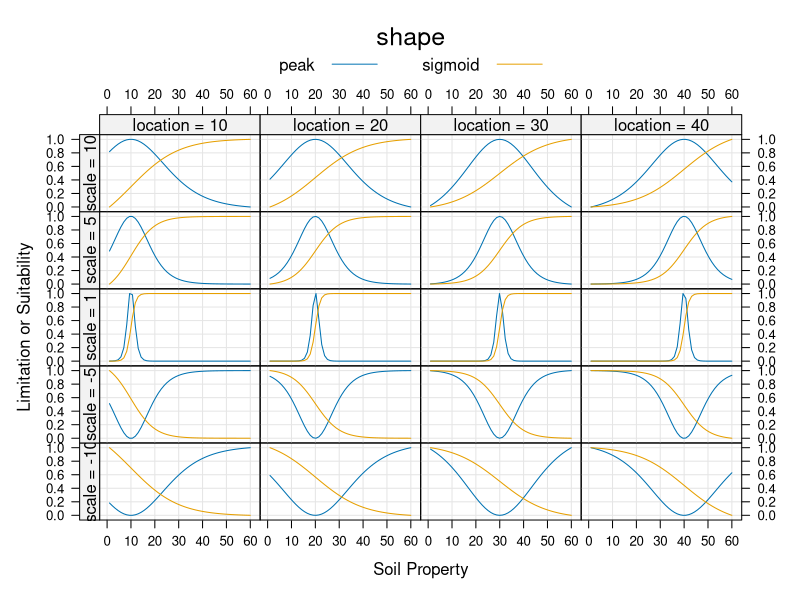
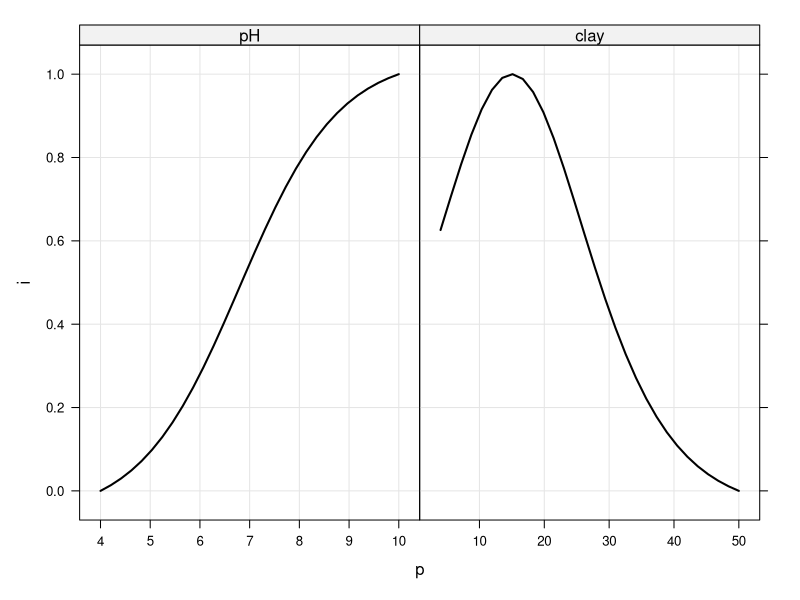

Source code (R) for these figures, in order: (Note: this script raises an error after producing the figures.)
library(latticeExtra)
library(scales)
library(plyr)
library(reshape)
library(mgcv)


# develop a rating ~ property relationship
poperty.rating <- function(min, max, location=0, scale=1, shape='peak', res=100) {
  
  # generate a sequence along property space
  p <- seq(from=min, to=max, length.out=res)
  
  # logistic function
  if(shape == 'peak')
    i <- dlogis(p, location=location, scale=abs(scale))
  
  # sigmoid shape
  else if(shape == 'sigmoid') 
    i <- plogis(p, location=location, scale=abs(scale))
  
  # catch typos
  else
    stop('must specify `peak` or `sigmoid`', call.=FALSE)
  
  # rescale result to [0,1]
  i.real <- rescale(i, to=c(0, 1))
  
  # flip direction
  if(sign(scale) == -1)
    i.real <- 1 - i.real
  
  return(data.frame(p=p, i=i.real))
}


# generate some fake data to illustrate use of location/scale parameters
d <- expand.grid(min=1, max=60, location=seq(10, 40, by=10), scale=c(-10, -5, 1, 5, 10), shape=c('peak','sigmoid'))

# generate ratings
x <- ddply(d, c('shape', 'location', 'scale'), function(i) poperty.rating(min=i$min, max=i$max, location=i$location, scale=i$scale, shape=i$shape, res=50))

# convert factors, fix labels
x$shape <- factor(x$shape)
x$location <- factor(x$location, labels=paste('location =', unique(x$location)))
x$scale <- factor(x$scale, labels=paste('scale =', unique(x$scale)))

# plot effects of location and scale, update to outer-style strips
pp <- xyplot(i ~ p | location + scale, data=x, groups=shape, type=c('l','g'), auto.key=list(lines=TRUE, points=FALSE, columns=2, title='shape'), scales=list(alternating=3), ylab='Limitation or Suitability', xlab='Soil Property')
useOuterStrips(pp)



# generate some ratings
pH <- poperty.rating(min=4, max=10, location=6.8, shape='sigmoid', res=30)
clay <- poperty.rating(min=4, max=50, location=15, scale=8, shape='peak', res=30)

# stack-up and plot ratings vs. propertiems
xyplot(i ~ p | which , data=make.groups(pH, clay), type=c('l', 'g'), scales=list(x=list(relation='free')), col='black', lwd=2)


# interaction
cols <- colorRampPalette(brewer.pal(8, 'Spectral'))

m <- pH$i %o% clay$i
levelplot(m, row.values=pH$p, column.values=clay$p, aspect='fill', xlab='Soil Property A', ylab='Soil Property B', col.regions=cols)



###
### use for 2015 SSSA talk
###

# generate some ratings
pH <- poperty.rating(min=4, max=10, location=6.8, shape='peak', res=30)
clay <- poperty.rating(min=4, max=50, location=30, scale=-8, shape='sigmoid', res=30)
Db <- poperty.rating(min=0.8, max=2.4, location=1.2, scale=0.5, shape='peak', res=5)

# stack-up and plot ratings vs. propertiems
xyplot(i ~ p | which , data=make.groups(pH, clay, Db), type=c('l', 'g'), scales=list(x=list(relation='free')), col='black', lwd=2)

col.list <- c(grey(c(0.5,0.9)), brewer.pal(9, 'Spectral')[-c(1,2)], 'purple')
cols <- colorRampPalette(col.list, space='Lab', interpolate='linear')

m <- pH$i %o% clay$i %o% Db$i
# dimnames(m) <- list(pH$p, clay$p, c('Db < 1 g/cc', 'Db 1.2 g/cc', 'Db 1.6 g/cc', 'Db 2.0 g/cc', 'Db > 2.4 g/cc'))
dimnames(m) <- list(pH$p, clay$p, c('Low Density', 'Ideal Density', 'Slight Compaction', 'Moderate Compaction', 'High Compaction'))

# annotate with values at closest to named pH values
pH.value <- sapply(c(5, 7, 9), function(i) which.min(abs(pH$p - i)))
pH.value.label <- round(pH$p[pH.value])

# locate values where suitability is closest to select fuzzy or real values
# clay.value <- sapply(c(0.25, 0.75, .99), function(i) which.min(abs(clay$i - i)))
clay.value <- sapply(c(8,18,35), function(i) which.min(abs(clay$p - i)))
clay.value.label <- round(clay$p[clay.value])  

png(file='interp-simulation.png', width=2400, height=900, antialias = 'cleartype', res=120)
levelplot(m, as.table=TRUE, main=list('Soil Suitability Rating', cex=2), aspect='fill', xlab=list('Soil pH', cex=2), ylab=list('Clay Content (%)', cex=2), col.regions=cols, cuts=100, scales=list(x=list(alternating=1, at=pH.value, label=pH.value.label, cex=1.5), y=list(alternating=3, at=clay.value, label=clay.value.label, cex=1.5)), colorkey=list(space='top', labels=list(cex=2)), strip=strip.custom(bg='white'), par.strip.text=list(cex=1.5), par.settings=list(layout.heights=list(key.axis.padding=1)), layout=c(5,1), panel=function(x, ...){
  panel.levelplot(x=x, ...)
  panel.abline(h=clay.value, v=pH.value, lty=3)
}) + contourplot(m, at=c(0.05, 0.15, 0.55, 0.85), label.stye='align', labels=list(labels=c('unsuited','poor', 'moderate', 'good'), font=2, cex=1.25), lwd=0.8)

dev.off()


# extract a value based on parameters
m <- pH$i %o% clay$i
m[which.min(abs(6 - pH$p)), which.min(abs(21 - clay$p))]


# or a slice
m <- pH$i %o% clay$i %o% Db$i
plot(Db$p, m[which.min(abs(8 - pH$p)), which.min(abs(12 - clay$p)), ])
levelplot(m[, ,which.min(abs(2 - Db$p)) ], row.values=pH$p, column.values=clay$p, aspect='fill', xlab='pH', ylab='clay', col.regions=cols)
